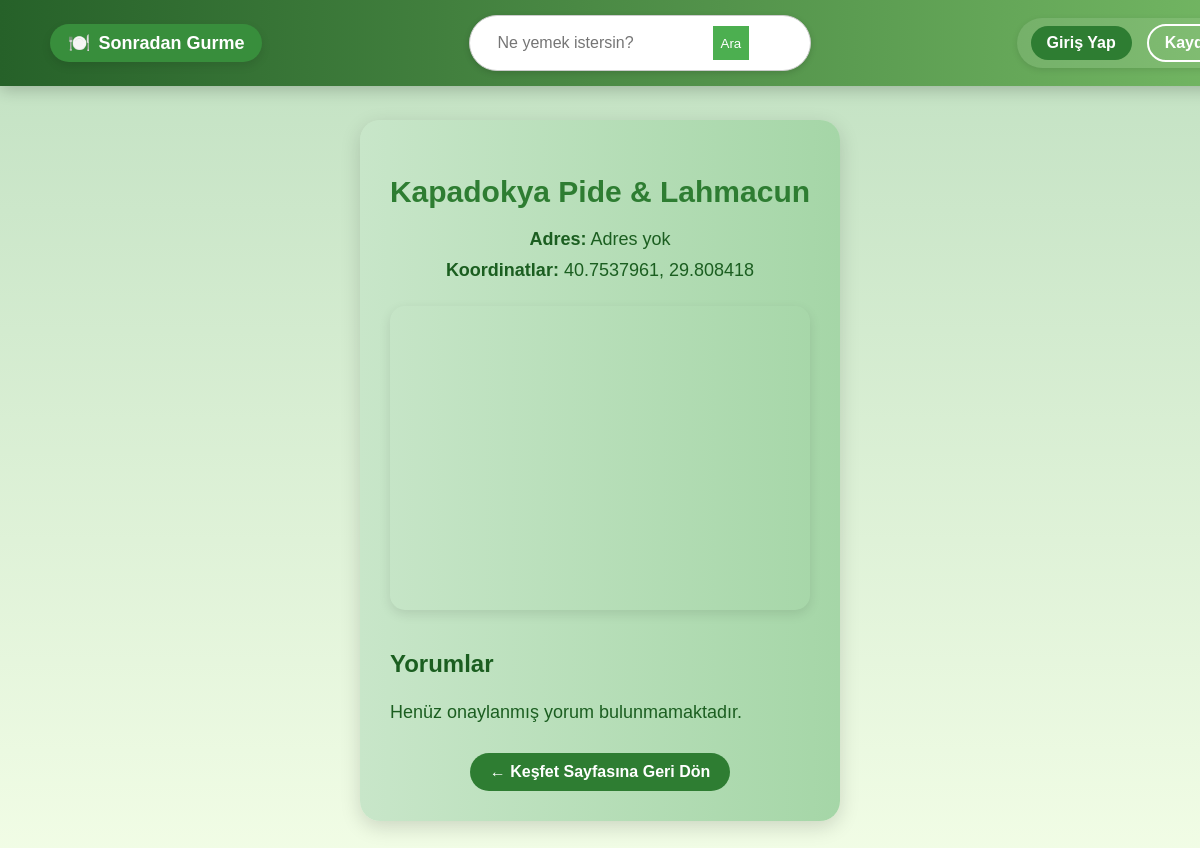
/restoran/1/, run on an earlier commit of the app's database.
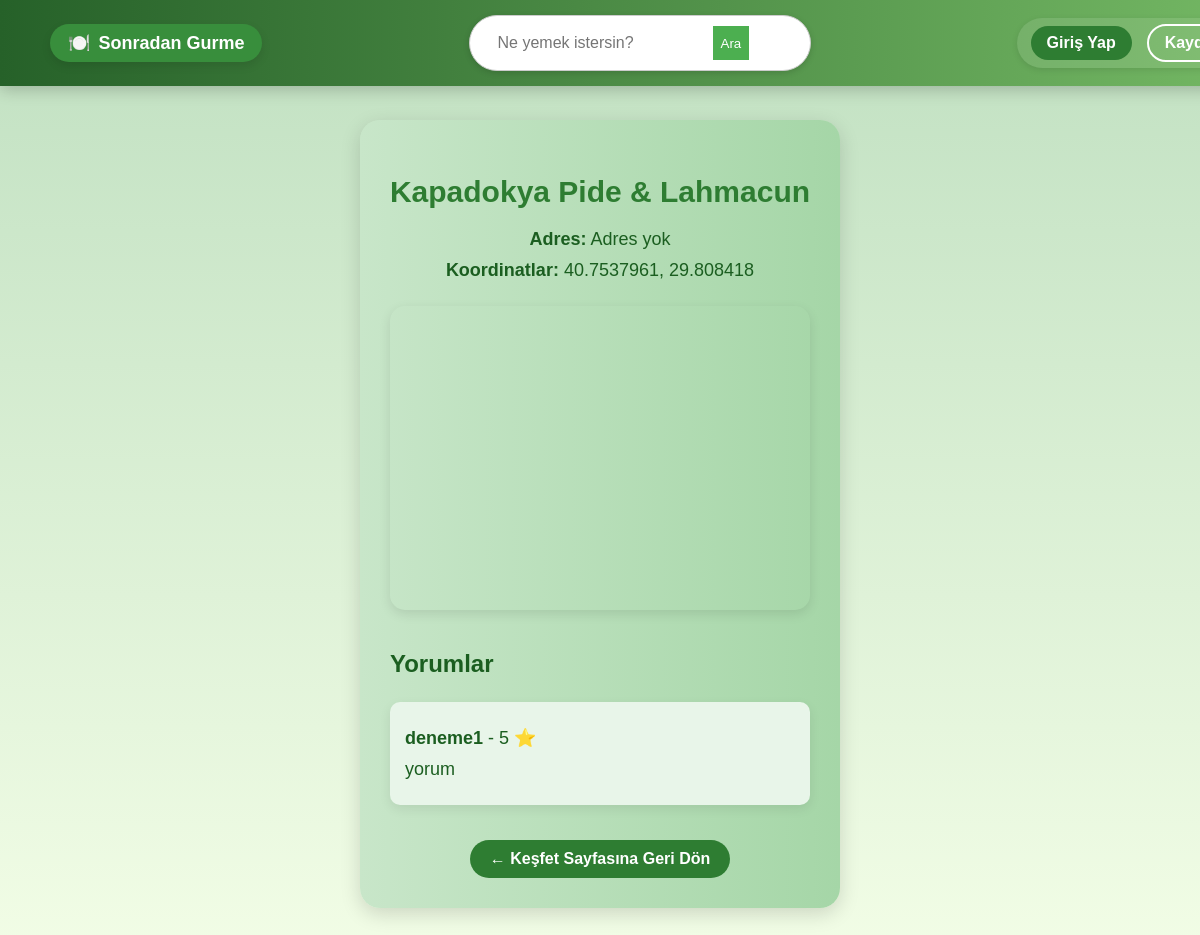
And on a later commit of the database.
### sgapp/models.py (models this page shows, shortened)
class Review(models.Model):
    RATING_CHOICES = [(i, str(i)) for i in range(1, 6)]
    user = models.ForeignKey(User, on_delete=models.CASCADE)
    restaurant = models.ForeignKey('Restaurant', on_delete=models.CASCADE)  # 👈 Tırnak içinde!
    comment = models.TextField()
    rating = models.IntegerField(choices=RATING_CHOICES)
    created_at = models.DateTimeField(auto_now_add=True)
    status = models.CharField(max_length=20, choices=[
        ('pending', 'Bekliyor'),
        ('approved', 'Onaylandı'),
        ('rejected', 'Reddedildi')
    ], default='pending')

class User(AbstractUser):
    ROLE_CHOICES = (
        ('normal', 'Normal Kullanıcı'),
        ('gurme', 'Gurme'),
        ('moderator', 'Moderatör'),
    )
    role = models.CharField(max_length=10, choices=ROLE_CHOICES, default='normal')
    bio = models.TextField(blank=True)
    profile_picture = models.ImageField(upload_to='profiles/', null=True, blank=True)
    favorite_dish = models.CharField(max_length=100, blank=True, null=True)

### sgapp/views.py (the view)
# urls.py: path('restoran/<int:restoran_id>/', views.restoran_detay_view, name='restoran_detay'),
def restoran_detay_view(request, restoran_id):
    restoran = get_object_or_404(Restaurant, id=restoran_id)
    yorumlar = Review.objects.filter(restaurant=restoran, status='approved')
    return render(request, 'restoran_detay.html', {
        'restoran': restoran,
        'yorumlar': yorumlar
    })

### sgapp/context_processors.py (called while the page is built, shortened)
def moderator_bildirimler(request):
    return {}

### templates/restoran_detay.html (shortened to what this page needs)
{% extends "base.html" %}
{% block content %}
<div class="restoran-detay-container">
    <h2>{{ restoran.name }}</h2>
    <p><strong>Adres:</strong> {{ restoran.address }}</p>
    <p><strong>Koordinatlar:</strong> {{ restoran.latitude }}, {{ restoran.longitude }}</p>
    <div class="harita">
        <iframe
          width="100%"
          height="300"
          style="border:0;"
          loading="lazy"
          allowfullscreen
          src="https://www.google.com/maps?q={{ restoran.latitude }},{{ restoran.longitude }}&output=embed">
        </iframe>
    </div>
    <div class="restoran-yorumlar">
        <h3>Yorumlar</h3>
        {% if yorumlar %}
            {% for yorum in yorumlar %}
                <div class="yorum-karti">
                    <p><strong>{{ yorum.user.username }}</strong> - {{ yorum.rating }} ⭐</p>
                    <p>{{ yorum.comment }}</p>
                </div>
            {% endfor %}
        {% else %}
            <p style="margin-top: 20px;">Henüz onaylanmış yorum bulunmamaktadır.</p>
        {% endif %}
    </div>
    <a href="{% url 'kesfet' %}" class="geri-don-link">← Keşfet Sayfasına Geri Dön</a>
</div>
{% endblock %}

What changed in the data, as far as the page shows it:
now on this page (row edited): Review: user.username "deneme1", rating "5", comment "yorum"
Also different on the page:
text no longer shown: "Henüz onaylanmış yorum bulunmamaktadır."
